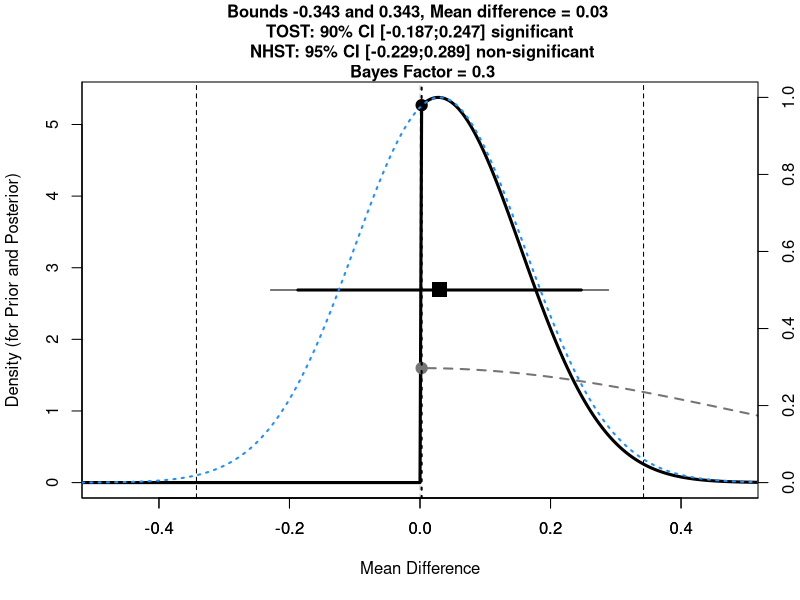
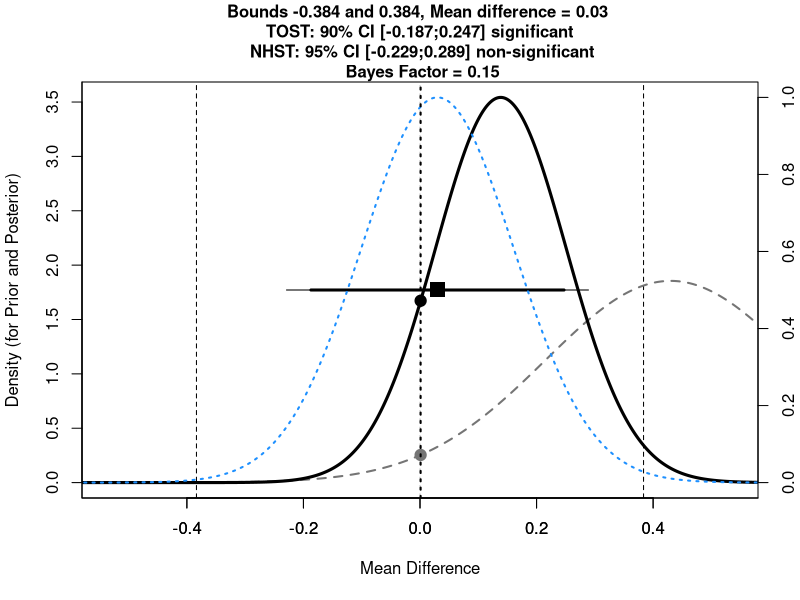
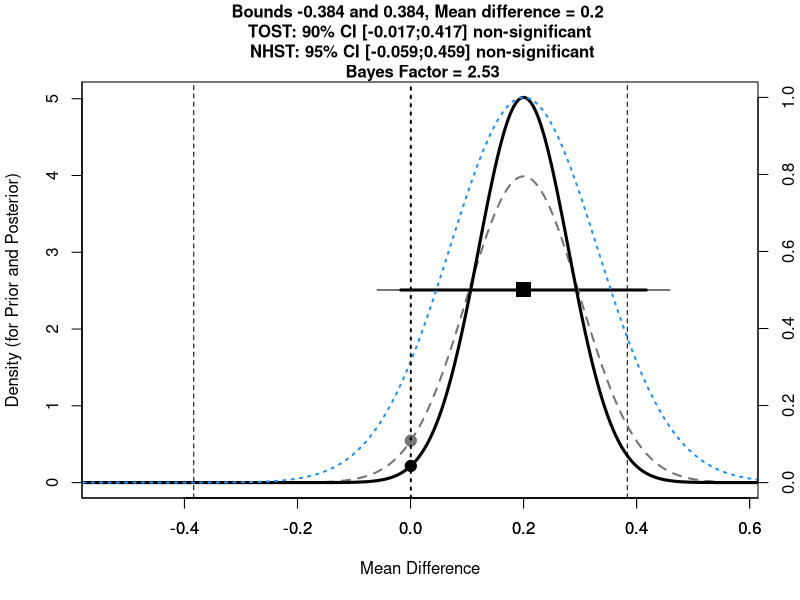

Reproduce these figures in R, in order. (Note: this script raises an error after producing the figures.)
TOSTtwo.bf<-function(m1,m2,sd1,sd2,n1,n2,low_eqbound_d, high_eqbound_d, alpha, var.equal, prior_dist, effect_prior, se_prior, df_prior, uniform_lower_bound, uniform_upper_bound)
  {
  if(missing(alpha)) {
    alpha<-0.05
  }
  if(missing(var.equal)) {
    var.equal<-FALSE
  }
  if(var.equal==TRUE) {
    sdpooled<-sqrt((((n1 - 1)*(sd1^2)) + (n2 - 1)*(sd2^2))/((n1+n2)-2)) #calculate sd pooled
    low_eqbound<-low_eqbound_d*sdpooled
    high_eqbound<-high_eqbound_d*sdpooled
    t1<-((m1-m2)-low_eqbound)/(sdpooled*sqrt(1/n1 + 1/n2))
    degree_f<-n1+n2-2
    p1<-pt(t1, degree_f, lower.tail=FALSE)
    t2<-((m1-m2)-high_eqbound)/(sdpooled*sqrt(1/n1 + 1/n2))
    p2<-pt(t2, degree_f, lower.tail=TRUE)
    LL90<-(m1-m2)-qt(1-alpha, degree_f)*(sdpooled*sqrt(1/n1 + 1/n2))
    UL90<-(m1-m2)+qt(1-alpha, degree_f)*(sdpooled*sqrt(1/n1 + 1/n2))
    LL95<-(m1-m2)-qt(1-(alpha/2), degree_f)*(sdpooled*sqrt(1/n1 + 1/n2))
    UL95<-(m1-m2)+qt(1-(alpha/2), degree_f)*(sdpooled*sqrt(1/n1 + 1/n2))
    t<-(m1-m2)/(sdpooled*sqrt(1/n1 + 1/n2))
    pttest<-2*pt(-abs(t), df=degree_f)
  } else {
    sdpooled<-sqrt((sd1^2 + sd2^2)/2) #calculate sd root mean squared for Welch's t-test
    low_eqbound<-low_eqbound_d*sdpooled
    high_eqbound<-high_eqbound_d*sdpooled
    t1<-((m1-m2)-low_eqbound)/sqrt(sd1^2/n1 + sd2^2/n2) #welch's t-test lower bound
    degree_f<-(sd1^2/n1+sd2^2/n2)^2/(((sd1^2/n1)^2/(n1-1))+((sd2^2/n2)^2/(n2-1))) #degrees of freedom for Welch's t-test
    p1<-pt(t1, degree_f, lower.tail=FALSE) #p-value for Welch's TOST t-test
    t2<-((m1-m2)-high_eqbound)/sqrt(sd1^2/n1 + sd2^2/n2) #welch's t-test upper bound
    p2<-pt(t2, degree_f, lower.tail=TRUE) #p-value for Welch's TOST t-test
    t<-(m1-m2)/sqrt(sd1^2/n1 + sd2^2/n2) #welch's t-test NHST
    pttest<-2*pt(-abs(t), df=degree_f) #p-value for Welch's t-test
    LL90<-(m1-m2)-qt(1-alpha, degree_f)*sqrt(sd1^2/n1 + sd2^2/n2) #Lower limit for CI Welch's t-test
    UL90<-(m1-m2)+qt(1-alpha, degree_f)*sqrt(sd1^2/n1 + sd2^2/n2) #Upper limit for CI Welch's t-test
    LL95<-(m1-m2)-qt(1-(alpha/2), degree_f)*sqrt(sd1^2/n1 + sd2^2/n2) #Lower limit for CI Welch's t-test
    UL95<-(m1-m2)+qt(1-(alpha/2), degree_f)*sqrt(sd1^2/n1 + sd2^2/n2) #Upper limit for CI Welch's t-test
  }
  ptost<-max(p1,p2) #Get highest p-value for summary TOST result
  ttost<-ifelse(abs(t1) < abs(t2), t1, t2) #Get lowest t-value for summary TOST result
  dif<-(m1-m2)
  testoutcome<-ifelse(pttest<alpha,"significant","non-significant")
  TOSToutcome<-ifelse(ptost<alpha,"significant","non-significant")
  if(var.equal == TRUE) {
    message(cat("Using alpha = ",alpha," Student's t-test was ",testoutcome,", t(",degree_f,") = ",t,", p = ",pttest,sep=""))
    cat("\n")
    message(cat("Using alpha = ",alpha," the equivalence test based on Student's t-test was ",TOSToutcome,", t(",degree_f,") = ",ttost,", p = ",ptost,sep=""))
  } else {
    message(cat("Using alpha = ",alpha," Welch's t-test was ",testoutcome,", t(",degree_f,") = ",t,", p = ",pttest,sep=""))
    cat("\n")
    message(cat("Using alpha = ",alpha," the equivalence test based on Welch's t-test  was ",TOSToutcome,", t(",degree_f,") = ",ttost,", p = ",ptost,sep=""))
  }
  TOSTresults<-data.frame(t1,p1,t2,p2,degree_f)
  colnames(TOSTresults) <- c("t-value 1","p-value 1","t-value 2","p-value 2","df")
  bound_results<-data.frame(low_eqbound,high_eqbound)
  colnames(bound_results) <- c("low bound raw","high bound raw")
  CIresults<-data.frame(LL90,UL90)
  colnames(CIresults) <- c(paste("Lower Limit ",100*(1-alpha*2),"% CI raw",sep=""),paste("Upper Limit ",100*(1-alpha*2),"% CI raw",sep=""))
  cat("TOST results:\n")
  print(TOSTresults)
  cat("\n")
  cat("Equivalence bounds (raw scores):\n")
  print(bound_results)
  cat("\n")
  cat("TOST confidence interval:\n")
  print(CIresults)
  #below added BF calc
  bayes<-TRUE #expect to provide bayes
  if(missing(prior_dist)) {
    bayes<-FALSE #if no prior effect size is provided, BF not calculated
  }
  if(bayes==TRUE){
    if(prior_dist=="normal"){
      if(missing(se_prior)){
        se_prior<-effect_prior/2 #if not specified otherwise, default SE is effect/2
      }
    }
    if(prior_dist=="halfnormal"){
      if(missing(se_prior)){
        se_prior<-effect_prior #if not specified otherwise, default SE is effect
        effect_prior<-0 #halfnormal is centered on 0
      } }
    if(prior_dist=="cauchy"){
      df_prior<-1
      if(missing(se_prior)){
        df_prior<-1
        se_prior<-effect_prior/2} #if not specified otherwise, default SE is effect
    }
    if(prior_dist=="halfcauchy"){
      df_prior<-1
      if(missing(se_prior)){
        df_prior<-1
        se_prior<-effect_prior #if not specified otherwise, default SE is effect
        effect_prior<-0 #halfcauchy is centered on 0
      }
    }
    if(missing(df_prior)){
      df_prior<-1000 #if not specified otherwise, default df = 100000 (practically normal)
    }
    if(prior_dist=="uniform"){
      theta = ((uniform_upper_bound + uniform_lower_bound)/2) - (2 * (uniform_upper_bound - uniform_lower_bound))
      tLL <- ((uniform_upper_bound + uniform_lower_bound)/2) - (2 * (uniform_upper_bound - uniform_lower_bound))
      tUL <- ((uniform_upper_bound + uniform_lower_bound)/2) + (2 * (uniform_upper_bound - uniform_lower_bound))
      incr <- (tUL - tLL) / 4000
      theta=seq(from = theta, by = incr, length = 4001)
      dist_theta = numeric(4001)
      dist_theta[theta >= uniform_lower_bound & theta <= uniform_upper_bound] = 1
    } else {
      theta <- effect_prior - 10 * se_prior
      incr <- se_prior / 200
      theta=seq(from = effect_prior - 10 * se_prior, by = incr, length = 4001)
      dist_theta <- dt(x = (theta-effect_prior)/se_prior, df=df_prior)
      if(prior_dist=="halfnormal"){
        dist_theta[theta <= 0] = 0
      }
      if(prior_dist=="halfcauchy"){
        dist_theta[theta <= 0] = 0
      }
    }
    dist_theta_alt = dist_theta/sum(dist_theta)
    likelihood <- dt((dif-theta)/(dif/t), df = degree_f) #use dif - can be set to d Create likelihood, for each theta, compute how well it predicts the obtained mean, given the obtained SEM and the obtained dfs.
    likelihood_alt = likelihood/sum(likelihood) # alternative computation with normalized vectors
    height <- dist_theta * likelihood # Multiply prior with likelihood, this gives the unstandardized posterior
    area <- sum(height * incr)
    normarea <- sum(dist_theta * incr)
    height_alt = dist_theta_alt * likelihood_alt
    height_alt = height_alt/sum(height_alt)
    LikelihoodTheory <- area/normarea
    LikelihoodNull <- dt(dif/(dif/t), df = degree_f)
    BayesFactor <- round(LikelihoodTheory / LikelihoodNull, 2)
    bayes_results <- data.frame(BayesFactor, LikelihoodTheory, LikelihoodNull)
    colnames(bayes_results) <- c("Bayes Factor","Likelihood (alternative)","Likelihood (null)")
    cat("Bayes Results:\n")
    print(bayes_results)
    cat("\n")
    invisible(list(TOST_t1=t1,TOST_p1=p1,TOST_t2=t2,TOST_p2=p2, TOST_df=degree_f,alpha=alpha,low_eqbound=low_eqbound,high_eqbound=high_eqbound,low_eqbound=low_eqbound,high_eqbound=high_eqbound, LL_CI_TOST=LL90,UL_CI_TOST=UL90,bf=BayesFactor, ll_theory=LikelihoodTheory, ll_null=LikelihoodNull))
    #plot (adapted from Wienes by DL)
    myminY = 1
    # rescale prior and posterior to sum = 1 (density)
    dist_theta_alt = dist_theta_alt / (sum(dist_theta_alt)*incr)
    height_alt = height_alt/(sum(height_alt)*incr)
    # rescale likelood to maximum = 1
    likelihood_alt = likelihood_alt / max(likelihood_alt)
    data = cbind(dist_theta_alt, height_alt)
    maxy = max(data)
    max_per_x = apply(data,1,max)
    max_x_keep = max_per_x/maxy*100 > myminY  # threshold (1%) here
    x_keep = which(max_x_keep==1)
    #png(file=paste("Fig1.png",sep=""),width=2300,height=2000, units = "px", res = 300)
    plot(NA, ylim=c(0,maxy), xlim=c(min(LL90,low_eqbound)-max(UL90-LL90, high_eqbound-low_eqbound)/5, max(UL90,high_eqbound)+max(UL90-LL90, high_eqbound-low_eqbound)/5), bty="l", yaxt="n", ylab="",xlab="Mean Difference")
    points(x=dif, y=maxy/2, pch=15, cex=2)
    abline(v=high_eqbound, lty=2)
    abline(v=low_eqbound, lty=2)
    abline(v=0, lty=2, col="grey")
    segments(LL90,maxy/2,UL90,maxy/2, lwd=3)
    segments(LL95,maxy/2,UL95,maxy/2, lwd=1)
    if(bayes==FALSE) {
      title(main=paste("Equivalence bounds ",round(low_eqbound,digits=3)," and ",round(high_eqbound,digits=3),"\nMean difference = ",round(dif,digits=3)," \n TOST: ", 100*(1-alpha*2),"% CI [",round(LL90,digits=3),";",round(UL90,digits=3),"] ", TOSToutcome," \n NHST: ", 100*(1-alpha),"% CI [",round(LL95,digits=3),";",round(UL95,digits=3),"] ", testoutcome, sep=""), cex.main=1)
    }
    if(bayes==TRUE){
      par(new=TRUE)
      plot(theta, dist_theta_alt, type = "l",
           ylim = c(0, maxy),
           xlim=c(min(LL90,low_eqbound)-max(UL90-LL90, high_eqbound-low_eqbound)/5, max(UL90,high_eqbound)+max(UL90-LL90, high_eqbound-low_eqbound)/5),
           ylab = "Density (for Prior and Posterior)", xlab = "", col = "grey46", lwd = 2, lty = 2)
      lines(theta, height_alt, type = "l", col = "black", lwd = 3, lty = 1)
      theta0 = which(theta == min(theta[theta>0]))
      points(theta[theta0],dist_theta_alt[theta0], pch = 19, col = "grey46", cex = 1.5)
      points(theta[theta0],height_alt[theta0], pch = 19, col = "black", cex = 1.5)
      par(new = T)
      plot(theta, likelihood_alt, type = "l",
           ylim = c(0, 1),
           xlim=c(min(LL90,low_eqbound)-max(UL90-LL90, high_eqbound-low_eqbound)/5, max(UL90,high_eqbound)+max(UL90-LL90, high_eqbound-low_eqbound)/5),     col = "dodgerblue", lwd = 2, lty = 3, axes = F, xlab = NA, ylab = NA)
      axis(side = 4)
      mtext(side = 4, line = 3, 'Likelihood')
      abline(v = theta[theta0], lwd = 2, lty = 3)
      if(bayes==TRUE){
        title(main=paste("Bounds ",round(low_eqbound,digits=3)," and ",round(high_eqbound,digits=3),", Mean difference = ",round(dif,digits=3)," \n TOST: ", 100*(1-alpha*2),"% CI [",round(LL90,digits=3),";",round(UL90,digits=3),"] ", TOSToutcome," \n NHST: ", 100*(1-alpha),"% CI [",round(LL95,digits=3),";",round(UL95,digits=3),"] ", testoutcome,"\n Bayes Factor = ", BayesFactor, sep=""), cex.main=1)
      }
      #dev.off()
    }
  }
}


##### Correct Understanding of TOST?
TOSTtwo.bf(m1=5.25,m2=5.22,sd1=0.95,sd2=0.83,n1=95,n2=89,low_eqbound_d=-0.384,high_eqbound_d=0.384, var.equal=FALSE, prior_dist = "halfnormal", effect_prior = 0.5) # B = 0.31
# Nonsignificantly different from zero t=0.23, p=0.82, and is equivalent t=3.50, p=.0002.

TOSTtwo.bf(m1=5.25,m2=5.22,sd1=0.95,sd2=0.83,n1=95,n2=89,low_eqbound_d=-0.43,high_eqbound_d=0.43, var.equal=FALSE, prior_dist = "normal", effect_prior = 0.43) # B = 0.31
# Significantly different from zero t=3.81, p<.001, and is not equivalent t=0.53, p=.70

TOSTtwo.bf(m1=5.25,m2=5.05,sd1=0.95,sd2=0.83,n1=95,n2=89,low_eqbound_d=-0.43,high_eqbound_d=0.43, var.equal=FALSE, prior_dist = "normal", effect_prior = 0.2) # B = 0.31
# Not significantly different from zero t=1.52, p<.001, and was equivalent t=-1.75, p=.04


#Half-Normal
TOSTtwo.raw.bf(m1  = 4.785714,  # Mean of group 1
               m2  = 4.656863,  # Mean of group 2
               sd1 = 1.089725,  # Standard deviation of group 1
               sd2 = 1.189497,  # Standard deviation of group 2
               n1  = 49,  # Number of subjects in group 1
               n2  = 51,  # Number of subjects in group 2
               low_eqbound_d = -0.6,  # Value for the lower equivalence bound
               high_eqbound_d =  0.6,  # Value for the higher equivalence bound
               alpha = .05,
               prior_dist="halfnormal",
               effect_prior=1
)  # Alpha level for TOST and NHST



#Uniform
TOSTtwo.bf(m1  = 4.785714,  # Mean of group 1
               m2  = 4.656863,  # Mean of group 2
               sd1 = 1.089725,  # Standard deviation of group 1
               sd2 = 1.189497,  # Standard deviation of group 2
               n1  = 49,  # Number of subjects in group 1
               n2  = 51,  # Number of subjects in group 2
               low_eqbound_d = -0.4,  # Value for the lower equivalence bound
               high_eqbound_d =  0.4,  # Value for the higher equivalence bound
               alpha = .05,
               prior_dist="uniform",
               uniform_lower_bound = -6,
               uniform_upper_bound = 6
)